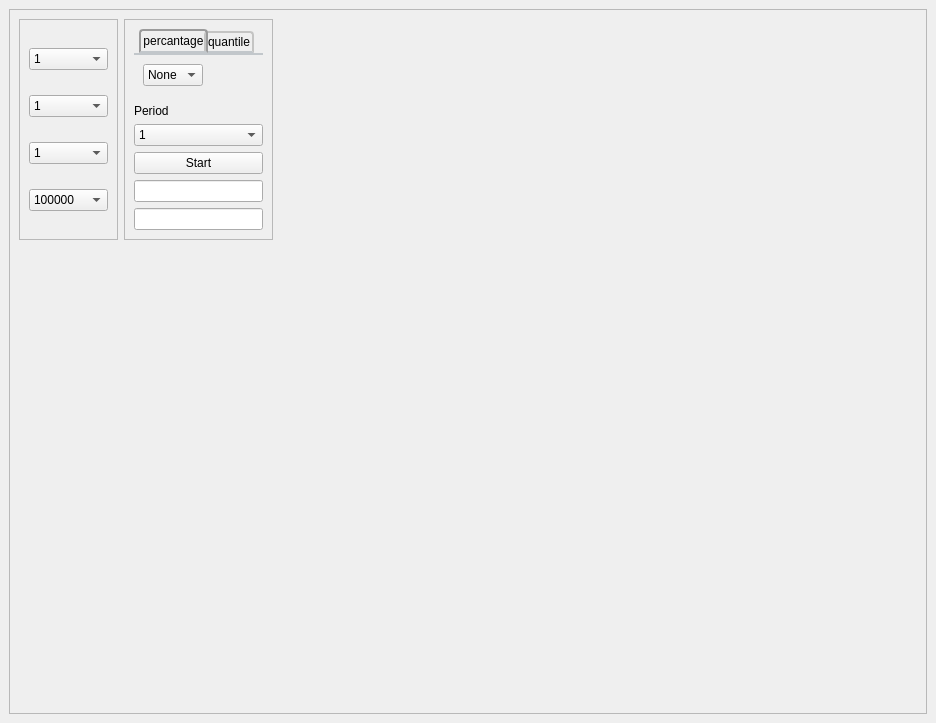
<?xml version="1.0" encoding="UTF-8"?>
<ui version="4.0">
 <class>Test</class>
 <widget class="QMainWindow" name="Test">
  <property name="geometry">
   <rect>
    <x>0</x>
    <y>0</y>
    <width>936</width>
    <height>723</height>
   </rect>
  </property>
  <property name="windowTitle">
   <string>MainWindow</string>
  </property>
  <property name="styleSheet">
   <string notr="true"/>
  </property>
  <widget class="QWidget" name="centralwidget">
   <property name="styleSheet">
    <string notr="true"/>
   </property>
   <layout class="QGridLayout" name="gridLayout_4">
    <item row="0" column="0">
     <widget class="QFrame" name="frame">
      <property name="frameShape">
       <enum>QFrame::StyledPanel</enum>
      </property>
      <property name="frameShadow">
       <enum>QFrame::Raised</enum>
      </property>
      <widget class="QWidget" name="layoutWidget">
       <property name="geometry">
        <rect>
         <x>10</x>
         <y>10</y>
         <width>254</width>
         <height>221</height>
        </rect>
       </property>
       <layout class="QHBoxLayout" name="horizontalLayout">
        <item>
         <widget class="QFrame" name="Companies">
          <property name="frameShape">
           <enum>QFrame::StyledPanel</enum>
          </property>
          <property name="frameShadow">
           <enum>QFrame::Raised</enum>
          </property>
          <layout class="QVBoxLayout" name="verticalLayout">
           <item>
            <widget class="QComboBox" name="box_accii">
             <item>
              <property name="text">
               <string>1</string>
              </property>
             </item>
             <item>
              <property name="text">
               <string>2</string>
              </property>
             </item>
            </widget>
           </item>
           <item>
            <widget class="QComboBox" name="box_obl">
             <item>
              <property name="text">
               <string>1</string>
              </property>
             </item>
             <item>
              <property name="text">
               <string>2</string>
              </property>
             </item>
            </widget>
           </item>
           <item>
            <widget class="QComboBox" name="box_bezrisk">
             <property name="acceptDrops">
              <bool>false</bool>
             </property>
             <item>
              <property name="text">
               <string>1</string>
              </property>
             </item>
            </widget>
           </item>
           <item>
            <widget class="QComboBox" name="comboBox_4">
             <item>
              <property name="text">
               <string>100000</string>
              </property>
             </item>
             <item>
              <property name="text">
               <string>500000</string>
              </property>
             </item>
             <item>
              <property name="text">
               <string>1000000</string>
              </property>
             </item>
            </widget>
           </item>
          </layout>
         </widget>
        </item>
        <item>
         <widget class="QFrame" name="Info">
          <property name="frameShape">
           <enum>QFrame::StyledPanel</enum>
          </property>
          <property name="frameShadow">
           <enum>QFrame::Raised</enum>
          </property>
          <layout class="QHBoxLayout" name="horizontalLayout_3">
           <item>
            <layout class="QVBoxLayout" name="verticalLayout_4">
             <item>
              <layout class="QVBoxLayout" name="verticalLayout_3">
               <item>
                <widget class="QTabWidget" name="tabWidget">
                 <property name="styleSheet">
                  <string notr="true">QTabWidget::pane { /* The tab widget frame */
    border-top: 2px solid #C2C7CB;
}

QTabWidget::tab-bar {
    left: 5px; /* move to the right by 5px */
}

/* Style the tab using the tab sub-control. Note that
    it reads QTabBar _not_ QTabWidget */
QTabBar::tab {
    background: qlineargradient(x1: 0, y1: 0, x2: 0, y2: 1,
                                stop: 0 #E1E1E1, stop: 0.4 #DDDDDD,
                                stop: 0.5 #D8D8D8, stop: 1.0 #D3D3D3);
    border: 2px solid #C4C4C3;
    border-bottom-color: #C2C7CB; /* same as the pane color */
    border-top-left-radius: 4px;
    border-top-right-radius: 4px;
    min-width: 8ex;
    padding: 2px;
}

QTabBar::tab:selected, QTabBar::tab:hover {
    background: qlineargradient(x1: 0, y1: 0, x2: 0, y2: 1,
                                stop: 0 #fafafa, stop: 0.4 #f4f4f4,
                                stop: 0.5 #e7e7e7, stop: 1.0 #fafafa);
}

QTabBar::tab:selected {
    border-color: #9B9B9B;
    border-bottom-color: #C2C7CB; /* same as pane color */
}

QTabBar::tab:!selected {
    margin-top: 2px; /* make non-selected tabs look smaller */
}

/* make use of negative margins for overlapping tabs */
QTabBar::tab:selected {
    /* expand/overlap to the left and right by 4px */
    margin-left: -4px;
    margin-right: -4px;
}

QTabBar::tab:first:selected {
    margin-left: 0; /* the first selected tab has nothing to overlap with on the left */
}

QTabBar::tab:last:selected {
    margin-right: 0; /* the last selected tab has nothing to overlap with on the right */
}

QTabBar::tab:only-one {
    margin: 0; /* if there is only one tab, we don't want overlapping margins */
}</string>
                 </property>
                 <property name="currentIndex">
                  <number>0</number>
                 </property>
                 <widget class="QWidget" name="Percentage">
                  <attribute name="title">
                   <string>percantage</string>
                  </attribute>
                  <layout class="QFormLayout" name="formLayout_3">
                   <item row="0" column="0">
                    <widget class="QComboBox" name="PerOpt">
                     <item>
                      <property name="text">
                       <string>None</string>
                      </property>
                     </item>
                     <item>
                      <property name="text">
                       <string>99%</string>
                      </property>
                     </item>
                     <item>
                      <property name="text">
                       <string>95%</string>
                      </property>
                     </item>
                     <item>
                      <property name="text">
                       <string>90%</string>
                      </property>
                     </item>
                     <item>
                      <property name="text">
                       <string>50%</string>
                      </property>
                     </item>
                    </widget>
                   </item>
                  </layout>
                 </widget>
                 <widget class="QWidget" name="quantile">
                  <attribute name="title">
                   <string>quantile</string>
                  </attribute>
                  <layout class="QFormLayout" name="formLayout_2">
                   <item row="0" column="0">
                    <widget class="QComboBox" name="QuantOpt">
                     <item>
                      <property name="text">
                       <string>None</string>
                      </property>
                     </item>
                     <item>
                      <property name="text">
                       <string>2.326</string>
                      </property>
                     </item>
                     <item>
                      <property name="text">
                       <string>1.645</string>
                      </property>
                     </item>
                     <item>
                      <property name="text">
                       <string>1.282</string>
                      </property>
                     </item>
                     <item>
                      <property name="text">
                       <string>0.001</string>
                      </property>
                     </item>
                    </widget>
                   </item>
                  </layout>
                 </widget>
                </widget>
               </item>
              </layout>
             </item>
             <item>
              <layout class="QVBoxLayout" name="verticalLayout_2">
               <item>
                <widget class="QLabel" name="Period">
                 <property name="text">
                  <string>Period</string>
                 </property>
                </widget>
               </item>
               <item>
                <widget class="QComboBox" name="days">
                 <item>
                  <property name="text">
                   <string>1</string>
                  </property>
                 </item>
                 <item>
                  <property name="text">
                   <string>5</string>
                  </property>
                 </item>
                 <item>
                  <property name="text">
                   <string>10</string>
                  </property>
                 </item>
                 <item>
                  <property name="text">
                   <string>15</string>
                  </property>
                 </item>
                 <item>
                  <property name="text">
                   <string>20</string>
                  </property>
                 </item>
                </widget>
               </item>
               <item>
                <widget class="QPushButton" name="Start">
                 <property name="cursor">
                  <cursorShape>PointingHandCursor</cursorShape>
                 </property>
                 <property name="text">
                  <string>Start</string>
                 </property>
                </widget>
               </item>
               <item>
                <widget class="QLineEdit" name="Benefit"/>
               </item>
               <item>
                <widget class="QLineEdit" name="Risk">
                 <property name="readOnly">
                  <bool>false</bool>
                 </property>
                </widget>
               </item>
              </layout>
             </item>
            </layout>
           </item>
          </layout>
         </widget>
        </item>
       </layout>
      </widget>
     </widget>
    </item>
   </layout>
  </widget>
 </widget>
 <resources/>
 <connections/>
</ui>
